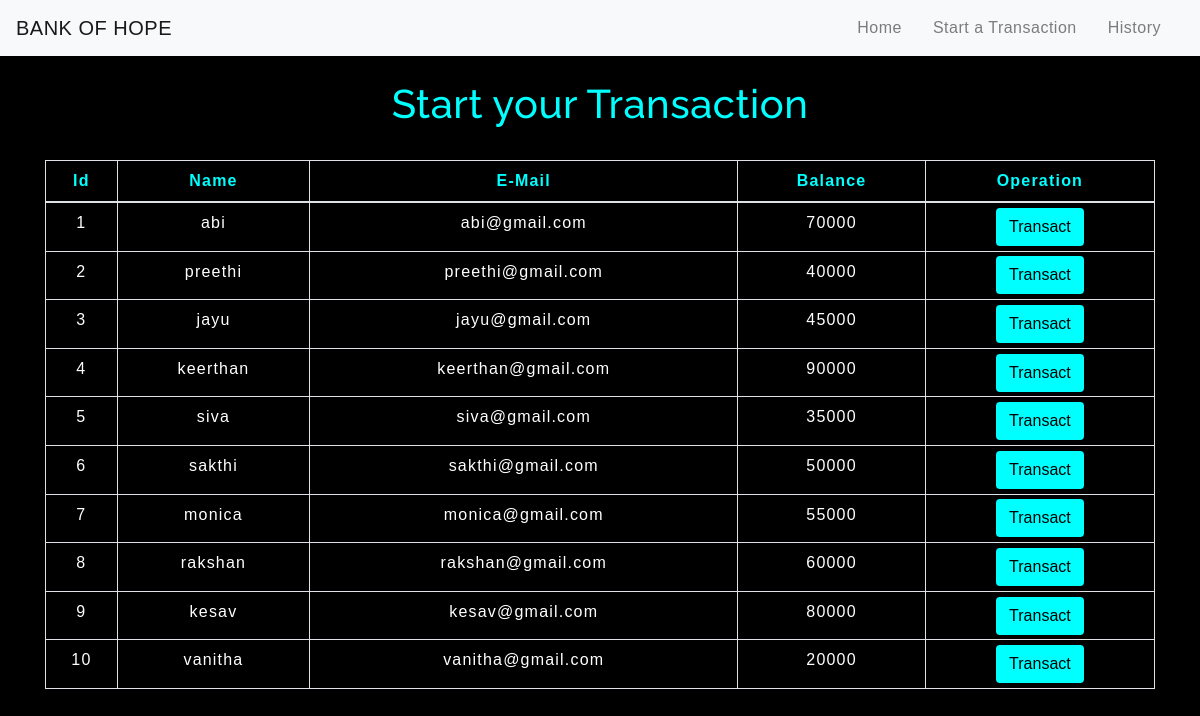
The app's page /transfermoney.php with its own data.
### tables this page shows
CREATE TABLE `users` (
  `id` int(3) NOT NULL,
  `name` text NOT NULL,
  `email` varchar(30) NOT NULL,
  `balance` int(8) NOT NULL
);

### transfermoney.php (the view, shortened to what this page needs)
<!DOCTYPE html>
<html lang="en">
<head>
    <link rel="stylesheet" href="https://maxcdn.bootstrapcdn.com/bootstrap/4.0.0/css/bootstrap.min.css">
    <link rel="stylesheet" type="text/css" href="css/table.css">
    <link rel="stylesheet" type="text/css" href="css/navbar.css">
</head>
<body>
<?php
    include 'config.php';
    $sql = "SELECT * FROM users";
    $result = mysqli_query($conn,$sql);
?>
<?php
  include 'navbar.php';
?>
<div class="container">
        <h2 class="text-center pt-4">Start your Transaction</h2>
        <br>
            <div class="row">
                <div class="col">
                    <div class="table-responsive-sm">
                    <table class="table table-hover table-sm table-striped table-condensed table-bordered">
                        <thead>
                            <tr>
                            <th scope="col" class="text-center py-2">Id</th>
                            <th scope="col" class="text-center py-2">Name</th>
                            <th scope="col" class="text-center py-2">E-Mail</th>
                            <th scope="col" class="text-center py-2">Balance</th>
                            <th scope="col" class="text-center py-2">Operation</th>
                            </tr>
                        </thead>
                        <tbody>
                <?php
                    while($rows=mysqli_fetch_assoc($result)){
                ?>
                    <tr>
                        <td class="py-2"><?php echo $rows['id'] ?></td>
                        <td class="py-2"><?php echo $rows['name']?></td>
                        <td class="py-2"><?php echo $rows['email']?></td>
                        <td class="py-2"><?php echo $rows['balance']?></td>
                        <td><a href="selecteduserdetail.php?id= <?php echo $rows['id'] ;?>"> <button type="button" class="btn">Transact</button></a></td>
                    </tr>
                <?php
                    }
                ?>
                        </tbody>
                    </table>
                    </div>
                </div>
            </div>
         </div>
</body>
</html>

### navbar.php (shortened to what this page needs)
<nav class="navbar navbar-expand-md navbar-light bg-light">
<a class="navbar-brand" href="index.php">BANK OF HOPE</a>
<div class="collapse navbar-collapse" id="collapsibleNavbar">
      <ul class="navbar-nav ml-auto">
        <li class="nav-item">
          <a class="nav-link" href="index.php">Home</a>
        </li>
        <li class="nav-item">
          <a class="nav-link" href="transfermoney.php">Start a Transaction</a>
        </li>
        <li class="nav-item">
          <a class="nav-link" href="transactionhistory.php">History</a>
        </li>
    </div>
 </nav>

### css/table.css (style rules this page uses)
* { padding: 0; margin: 0; box-sizing: border-box; font-family: sans-serif; }
h2 { font-size: 40px; }
table { letter-spacing: 1.2px; }
td { text-align: center; }
button { border:none; background: cyan; transition: 1s; }

### css/navbar.css (style rules this page uses)
.nav-link { margin-right: 15px; color:#2F363Fs; letter-spacing: 0.5px; transition: 0.5s; }
.navbar-brand { color: #4C4B4B; letter-spacing: 0.5px; }
h2 { color: #4C4B4B; letter-spacing: 0.5px; font-family: raleway; }

### transfermoney.php (style rules this page uses)
button { transition: 1.5s; }
body { background-color:black; color:white; }
h2 { color:cyan; }
thead { color:cyan; }

### records on screen
users: id "1", name "abi", email "abi@gmail.com", balance "70000"
users: id "2", name "preethi", email "preethi@gmail.com", balance "40000"
users: id "3", name "jayu", email "jayu@gmail.com", balance "45000"
users: id "4", name "keerthan", email "keerthan@gmail.com", balance "90000"
users: id "5", name "siva", email "siva@gmail.com", balance "35000"
users: id "6", name "sakthi", email "sakthi@gmail.com", balance "50000"
users: id "7", name "monica", email "monica@gmail.com", balance "55000"
users: id "8", name "rakshan", email "rakshan@gmail.com", balance "60000"
users: id "9", name "kesav", email "kesav@gmail.com", balance "80000"
users: id "10", name "vanitha", email "vanitha@gmail.com", balance "20000"
